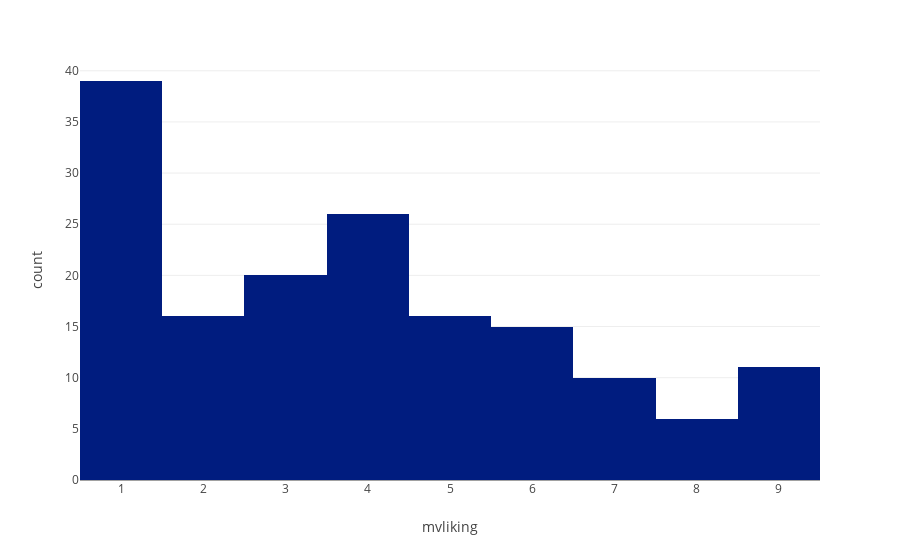

The cell this chart's notebook holds for it:
### Markdown cell above
<h3 style="color:cornflowerblue">Cluster Visualization</h3>
<p>Visualization of the division and clusterization of client base</p>

### Code cell
# Checking the distribution of interest in the new vehicle for cluster 0
fig = px.histogram(data_frame=cluster0, x="mvliking",)
fig.show()

### Figure 1 — Plotly figure (JSON) as saved in the notebook; plotly's stock layout.template omitted (floating-point values rounded to 4 significant figures; data arrays with more than 128 entries replaced by an {"elided": "..."} marker saying what was removed)
{"data": [{"alignmentgroup": "True", "bingroup": "x", "hovertemplate": "mvliking=%{x}<br>count=%{y}<extra></extra>", "legendgroup": "", "marker": {"color": "#001c7f", "pattern": {"shape": ""}}, "name": "", "offsetgroup": "", "orientation": "v", "showlegend": false, "type": "histogram", "x": {"elided": "159 int values"}, "xaxis": "x", "yaxis": "y"}], "layout": {"barmode": "relative", "legend": {"tracegroupgap": 0}, "margin": {"t": 60}, "xaxis": {"anchor": "y", "domain": [0, 1], "title": {"text": "mvliking"}}, "yaxis": {"anchor": "x", "domain": [0, 1], "title": {"text": "count"}}}}
